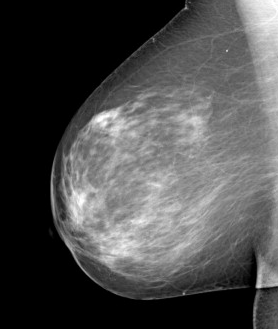
#> input picture 1- Image-Processing/Week03/images/mamogram.png, 278 x 329 px
$ python main.py
#> lines starting #> are read from the running program, lines starting #| are printed output that depends on the picture
import random
import cv2
import numpy as np
import matplotlib.pyplot as plt

img_path = "./images/mamogram.png"
img = cv2.imread(img_path, 0)
#> img is the input picture: shape (329, 278); min 0, max 255, mean 76

print(img.shape)
#| (329, 278)

# [8 lines of commented-out code are left out]

L = np.max(img)
#> L = 255

# print(L)

s = L - img
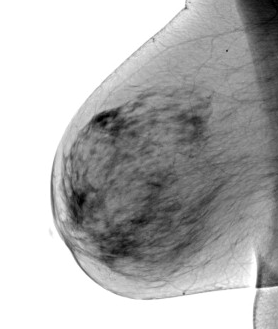
#> s: shape (329, 278); min 0, max 255, mean 179

# cv2.imshow("negatif", s)
# cv2.waitKey(0)
# cv2.destroyAllWindows()

hstacked = np.hstack((img, s))
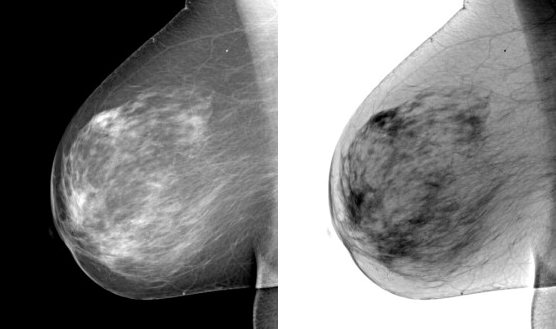
#> hstacked: shape (329, 556); min 0, max 255, mean 127.5
vstacked = np.vstack((img, s))
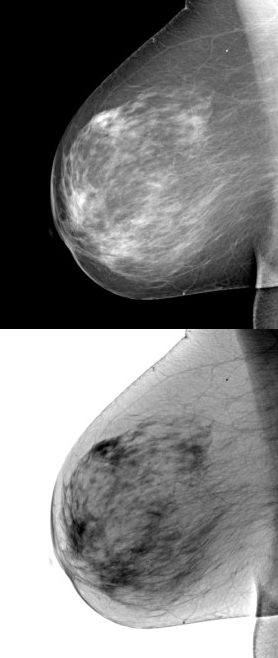
#> vstacked: shape (658, 278); min 0, max 255, mean 127.5

plt.imshow(hstacked, cmap="gray")
plt.show()

x = np.uint8([random.randint(0, 255), random.randint(0, 255), random.randint(0, 255),
              random.randint(0, 255), random.randint(
                  0, 255), random.randint(0, 255),
              random.randint(0, 255), random.randint(0, 255), random.randint(0, 255)]).reshape(3, 3)
print(x)
s = L-x
#> s = [[58, 40, 235], [123, 7, 48], [100, 11, 72]]
print(s)
#| [[ 58  40 235]
#|  [123   7  48]
#|  [100  11  72]]
